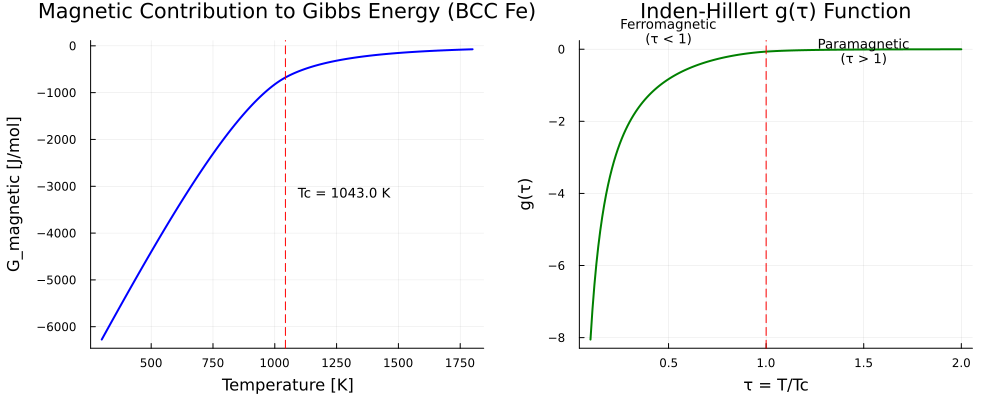

Reproduce this figure in Julia.
# SPDX-License-Identifier: GPL-3.0-or-later
# Copyright (C) 2026 Hiroharu Sugawara
# Part of OpenCALPHAD.jl - Example: Inden-Hillert-Jarl magnetic model
#
# Inden-Hillert-Jarl Magnetic Contribution Example
#
# Demonstrates conditional branching in Gibbs energy functions
# using the magnetic contribution model for BCC Fe.
#
# This shows a use case where Julia's if/else is more natural
# than symbolic Piecewise expressions.
#
# References:
#   [1] M. Hillert and M. Jarl, "A model for alloying in ferromagnetic metals",
#       Calphad, vol. 2, no. 3, pp. 227-238, 1978.
#       https://doi.org/10.1016/0364-5916(78)90011-1
#
#   [2] G. Inden, "Project Meeting CALPHAD V", Max-Planck-Inst.
#       Eisenforschung, Düsseldorf, Germany, Chapter IX, 1976.
#
#   [3] A.T. Dinsdale, "SGTE data for pure elements",
#       Calphad, vol. 15, no. 4, pp. 317-425, 1991.
#       https://doi.org/10.1016/0364-5916(91)90030-N
#
# Usage:
#   julia --project examples/611_magnetic_ihj.jl

using OpenCALPHAD
using Plots
using ForwardDiff

println("=" ^ 70)
println("Inden-Hillert-Jarl Magnetic Contribution Model")
println("=" ^ 70)

# =============================================================================
# Physical constants and parameters
# =============================================================================

const R = 8.314462618  # Gas constant [J/(mol·K)]

# BCC Fe parameters
const Tc_Fe = 1043.0   # Curie temperature [K]
const beta_Fe = 2.22   # Magnetic moment [Bohr magneton]
const p_bcc = 0.40     # Structure factor for BCC

# =============================================================================
# Inden-Hillert-Jarl Model
# =============================================================================

"""
    inden_hillert_g(tau, p)

Compute the g(τ) function in the Inden-Hillert-Jarl model.

  - τ < 1: Ferromagnetic region (below Curie temperature)
  - τ ≥ 1: Paramagnetic region (above Curie temperature)

The function has different expressions in each region,
demonstrating natural use of conditional branching.
"""
function inden_hillert_g(tau, p)
    # Normalization constant
    A = 518/1125 + (11692/15975) * (1/p - 1)

    if tau < 1
        # Ferromagnetic region (T < Tc)
        # Polynomial expansion for τ < 1
        term1 = 79 / (140 * p)
        term2 = (474/497) * (1/p - 1) * (tau^3/6 + tau^9/135 + tau^15/600)
        g = 1 - (term1 * tau^(-1) + term2) / A
    else
        # Paramagnetic region (T > Tc)
        # Inverse power series for τ ≥ 1
        g = -(tau^(-5)/10 + tau^(-15)/315 + tau^(-25)/1500) / A
    end

    return g
end

"""
    G_magnetic(T, Tc, beta, p)

Compute the magnetic contribution to Gibbs energy [J/mol].

G_mag = RT * ln(β + 1) * g(τ)

where τ = T/Tc is the reduced temperature.
"""
function G_magnetic(T, Tc, beta, p)
    tau = T / Tc
    g = inden_hillert_g(tau, p)
    return R * T * log(beta + 1) * g
end

# =============================================================================
# GHSER for BCC Fe (without magnetic contribution)
# =============================================================================

function ghser_fe_nonmag(T)
    # Simplified GHSER for Fe (non-magnetic part)
    # From SGTE database
    if T < 1811.0  # Below melting point
        return 1225.7 + 124.134*T - 23.5143*T*log(T) -
               0.00439752*T^2 - 5.89269e-8*T^3 + 77358.5/T
    else
        return -25383.581 + 299.31255*T - 46.0*T*log(T) +
               2.2960305e31*T^(-9)
    end
end

# =============================================================================
# Full GHSER for BCC Fe (with magnetic contribution)
# =============================================================================

function ghser_fe_full(T)
    return ghser_fe_nonmag(T) + G_magnetic(T, Tc_Fe, beta_Fe, p_bcc)
end

# =============================================================================
# Verify automatic differentiation works through conditional
# =============================================================================

println("\nVerifying ForwardDiff through conditional branching...")

# Test at T < Tc (ferromagnetic)
T_ferro = 800.0
G_ferro = G_magnetic(T_ferro, Tc_Fe, beta_Fe, p_bcc)
dG_ferro = ForwardDiff.derivative(T -> G_magnetic(T, Tc_Fe, beta_Fe, p_bcc), T_ferro)
println("  T = $T_ferro K (τ = $(T_ferro/Tc_Fe), ferromagnetic)")
println("    G_mag = $(round(G_ferro, digits=2)) J/mol")
println("    dG_mag/dT = $(round(dG_ferro, digits=4)) J/(mol·K)")

# Test at T > Tc (paramagnetic)
T_para = 1200.0
G_para = G_magnetic(T_para, Tc_Fe, beta_Fe, p_bcc)
dG_para = ForwardDiff.derivative(T -> G_magnetic(T, Tc_Fe, beta_Fe, p_bcc), T_para)
println("  T = $T_para K (τ = $(T_para/Tc_Fe), paramagnetic)")
println("    G_mag = $(round(G_para, digits=2)) J/mol")
println("    dG_mag/dT = $(round(dG_para, digits=4)) J/(mol·K)")

# Second derivative (heat capacity contribution)
d2G_ferro = ForwardDiff.derivative(
    T -> ForwardDiff.derivative(t -> G_magnetic(t, Tc_Fe, beta_Fe, p_bcc), T),
    T_ferro,
)
println("  d²G_mag/dT² at 800 K = $(round(d2G_ferro, digits=6)) J/(mol·K²)")

# =============================================================================
# Plot G_magnetic vs Temperature
# =============================================================================

println("\nGenerating plots...")

T_range = 300.0:10.0:1800.0
G_mag_values = [G_magnetic(T, Tc_Fe, beta_Fe, p_bcc) for T in T_range]
G_full_values = [ghser_fe_full(T) for T in T_range]
G_nonmag_values = [ghser_fe_nonmag(T) for T in T_range]

# Plot 1: Magnetic contribution only
p1 = plot(T_range, G_mag_values,
    xlabel = "Temperature [K]",
    ylabel = "G_magnetic [J/mol]",
    title = "Magnetic Contribution to Gibbs Energy (BCC Fe)",
    linewidth = 2,
    color = :blue,
    legend = false,
    size = (600, 400),
)
vline!(p1, [Tc_Fe], linestyle = :dash, color = :red, label = "")
annotate!(p1, Tc_Fe + 50, minimum(G_mag_values) * 0.5,
    text("Tc = $Tc_Fe K", 9, :left))

# Plot 2: Full vs non-magnetic GHSER
p2 = plot(T_range, G_full_values / 1000,
    label = "With magnetic",
    xlabel = "Temperature [K]",
    ylabel = "G [kJ/mol]",
    title = "GHSER for BCC Fe",
    linewidth = 2,
    color = :blue,
    size = (600, 400),
)
plot!(p2, T_range, G_nonmag_values / 1000,
    label = "Without magnetic",
    linewidth = 2,
    color = :orange,
    linestyle = :dash,
)
vline!(p2, [Tc_Fe], linestyle = :dot, color = :gray, label = "Tc")

# Plot 3: g(τ) function showing the branch
tau_range = 0.1:0.01:2.0
g_values = [inden_hillert_g(tau, p_bcc) for tau in tau_range]

p3 = plot(tau_range, g_values,
    xlabel = "τ = T/Tc",
    ylabel = "g(τ)",
    title = "Inden-Hillert g(τ) Function",
    linewidth = 2,
    color = :green,
    legend = false,
    size = (600, 400),
)
vline!(p3, [1.0], linestyle = :dash, color = :red, label = "")
annotate!(p3, 0.5, 0.5, text("Ferromagnetic\n(τ < 1)", 9, :center))
annotate!(p3, 1.5, -0.05, text("Paramagnetic\n(τ > 1)", 9, :center))

# Combine plots
p_combined = plot(p1, p3, layout = (1, 2), size = (1000, 400), margin = 5Plots.mm)

# Save
output_path = joinpath(@__DIR__, "611_magnetic_ihj.png")
savefig(p_combined, output_path)
println("Saved to: $output_path")

# =============================================================================
# Demonstrate DSL usage with magnetic contribution
# =============================================================================

println("\n" * "-" ^ 70)
println("Using Julia DSL with magnetic contribution")
println("-" ^ 70)

# Create a phase using the DSL
bcc_fe = Phase("BCC_A2", [1.0], [[:FE, :VA]])

# Set G using our function with magnetic contribution
set_G!(bcc_fe, [:FE], ghser_fe_full)
set_G!(bcc_fe, [:VA], T -> 0.0)  # Vacancy reference

println("\nPhase defined with magnetic contribution:")
println("  Phase: $(bcc_fe.name)")
println("  Julia parameters: $(length(bcc_fe.julia_parameters))")

# Verify the DSL version works
y_test = [1.0 0.0; 1.0 0.0]  # Pure Fe
G_dsl = calculate_gibbs_energy(bcc_fe, 1000.0, y_test)
println("  G at 1000 K (DSL): $(round(G_dsl, digits=2)) J/mol")

# Compare with direct calculation
G_direct = ghser_fe_full(1000.0)
println("  G at 1000 K (direct): $(round(G_direct, digits=2)) J/mol")

# =============================================================================
# Key advantage: AD through conditional branching
# =============================================================================

println("\n" * "-" ^ 70)
println("Key Advantage: Automatic Differentiation through Conditionals")
println("-" ^ 70)

println("""
In pycalphad, the magnetic model requires Piecewise symbolic expressions:

    from sympy import Piecewise, Symbol
    tau = Symbol('tau')
    g = Piecewise(
        (ferromagnetic_expr, tau < 1),
        (paramagnetic_expr, tau >= 1)
    )

In OpenCALPHAD.jl, we use natural Julia code:

    function inden_hillert_g(tau, p)
        if tau < 1
            # ferromagnetic
            ...
        else
            # paramagnetic
            ...
        end
    end

ForwardDiff.jl differentiates through both branches automatically.
This enables gradient-based optimization of magnetic parameters (Tc, β).
""")

display(p_combined)
